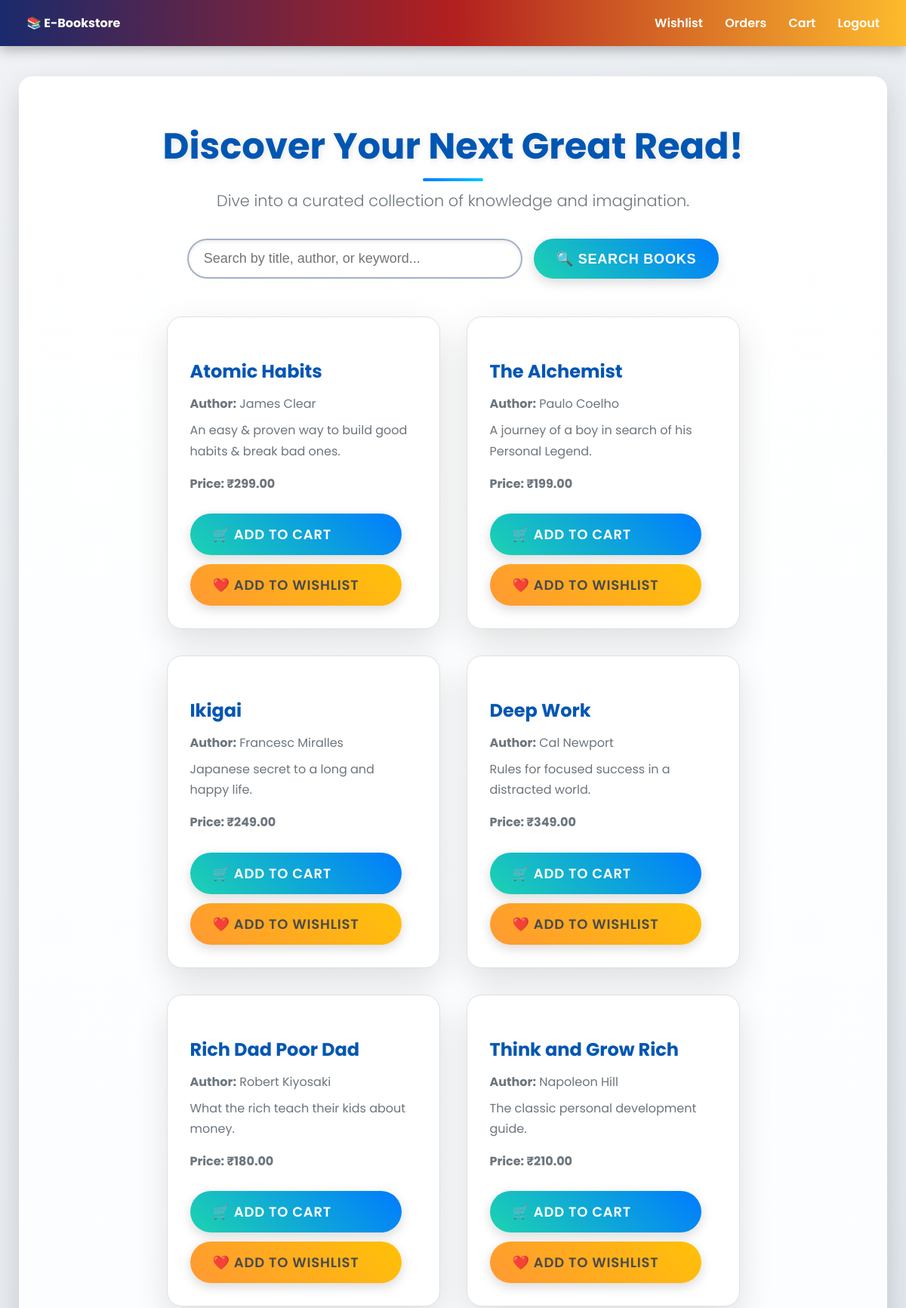
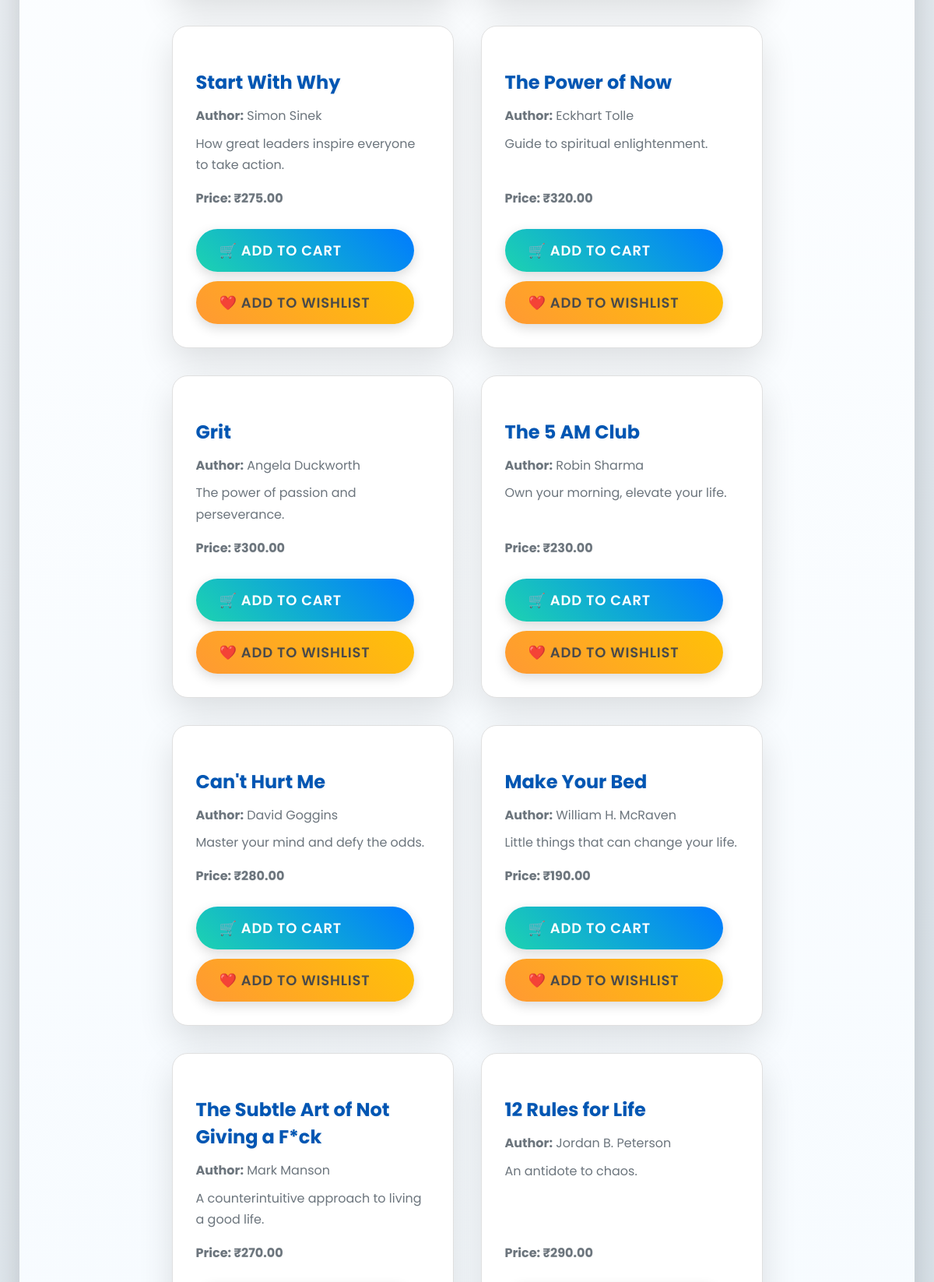
The app's page / (signed in, upper part) with its own data (2 pictures, top to bottom).
### store/models.py (models this page shows, shortened)
class Book(models.Model):
    title = models.CharField(max_length=200)
    author = models.CharField(max_length=100)
    description = models.TextField()
    price = models.DecimalField(max_digits=6, decimal_places=2)
    cover_image = models.ImageField(upload_to='book_covers/', blank=True, null=True)

### store/views.py (the view)
# urls.py: 2. Add a URL to urlpatterns:  path('', views.home, name='home')
def home(request):
    query = request.GET.get('q', '')
    books = Book.objects.filter(
        Q(title__icontains=query) | Q(author__icontains=query)
    ) if query else Book.objects.all()
    return render(request, 'store/home.html', {'books': books})

### store/templates/store/home.html (shortened to what this page needs)
<!DOCTYPE html>
<html>
<head>
</head>
<body>
    <div class="navbar">
        <div><strong>📚 E-Bookstore</strong></div>
        <div>
            {% if user.is_authenticated %}
                <a href="{% url 'wishlist' %}">Wishlist</a>
                <a href="{% url 'order_history' %}">Orders</a>
                <a href="{% url 'view_cart' %}">Cart</a>
                <a href="{% url 'logout' %}">Logout</a>
            {% else %}
                <a href="{% url 'login' %}">Login</a>
                <a href="{% url 'register' %}">Register</a>
                <a href="{% url 'checkout' %}" class="btn btn-primary">Proceed to Checkout</a>
            {% endif %}
        </div>
    </div>
    <div class="container">
        <h1>Discover Your Next Great Read!</h1>
        <p style="font-size: 1.3em; color: #6c757d; margin-top: -5px; margin-bottom: 35px; font-weight: 300;">Dive into a curated collection of knowledge and imagination.</p>
        <form method="GET" action="{% url 'home' %}" class="search-box">
            <input type="text" name="q" placeholder="Search by title, author, or keyword..." value="{{ request.GET.q }}">
            <button type="submit" class="btn">🔍 Search Books</button>
        </form>
        <div class="book-grid">
            {% for book in books %}
            <div class="book-card">
                <div>
                    <h3>{{ book.title }}</h3>
                    <p><strong>Author:</strong> {{ book.author }}</p>
                    <p>{{ book.description|truncatewords:25 }}</p>
                </div>
                <div>
                    <p class="price">Price: ₹{{ book.price }}</p>
                    <a href="{% url 'add_to_cart' book.id %}" class="btn">🛒 Add to Cart</a>
                    {% if user.is_authenticated %}
                        <a href="{% url 'add_to_wishlist' book.id %}" class="btn btn-warning">❤️ Add to Wishlist</a>
                    {% endif %}
                </div>
            </div>
            {% endfor %}
        </div>
    </div>
</body>
</html>

### store/templates/store/home.html (style rules this page uses)
body { font-family: 'Poppins', sans-serif; background: linear-gradient(135deg, #f0f2f5 0%, #c9d6df 100%); margin: 0; padding: 0; color: #343a40; overflow-x: hidden; }
.navbar { background: linear-gradient(90deg, #1a2a6c 0%, #b21f1f 50%, #fdbb2d 100%); padding: 18px 35px; display: flex; justify-content: space-between; align-items: center; color: white; box-shadow: 0 6px 15px rgba(0, 0, 0, 0.25); position: sticky; top: 0; z-index: 1000; animation: fadeInDown 0.8s ease-out; }
.navbar a { color: white; text-decoration: none; margin-left: 25px; font-weight: 600; transition: all 0.3s ease-in-out; position: relative; overflow: hidden; padding: 5px 0; }
.navbar a::after { content: ''; position: absolute; left: 0; bottom: 0; width: 100%; height: 3px; background: #ffeb3b; transform: scaleX(0); transform-origin: bottom right; transition: transform 0.3s ease-out; }
.container { max-width: 1100px; margin: 40px auto; padding: 25px; text-align: center; background: linear-gradient(180deg, #ffffff 0%, #f0f8ff 100%); border-radius: 18px; box-shadow: 0 15px 35px rgba(0, 0, 0, 0.15); animation: fadeInUp 1s ease-out; }
h1 { color: #0056b3; font-size: 48px; margin-bottom: 15px; font-weight: 700; text-shadow: 2px 2px 8px rgba(0, 0, 0, 0.1); position: relative; padding-bottom: 10px; }
h1::after { content: ''; position: absolute; left: 50%; bottom: 0; transform: translateX(-50%); width: 80px; height: 4px; background: linear-gradient(90deg, #007bff, #00c6ff); border-radius: 2px; }
.search-box { margin: 30px auto; display: flex; justify-content: center; gap: 15px; }
input[type="text"] { padding: 14px 20px; width: 400px; border: 2px solid #a3b1c6; border-radius: 30px; font-size: 18px; outline: none; transition: all 0.3s ease-in-out; box-shadow: inset 0 2px 5px rgba(0, 0, 0, 0.08); }
.btn { padding: 14px 30px; background: linear-gradient(45deg, #1dd3b0 0%, #007bff 100%); border: none; border-radius: 30px; color: white; font-weight: 600; cursor: pointer; transition: all 0.4s cubic-bezier(0.25, 0.8, 0.25, 1); margin-top: 0; text-decoration: none; display: inline-block; font-size: 18px; box-shadow: 0 5px 15px rgba(0, 0, 0, 0.15); text-transform: uppercase; letter-spacing: 0.8px; }
.btn-warning { background: linear-gradient(45deg, #ff9933 0%, #ffc107 100%); color: #4a4a4a; }
.book-grid { display: flex; flex-wrap: wrap; justify-content: center; gap: 35px; margin-top: 50px; }
.book-card { background: white; border-radius: 20px; box-shadow: 0 18px 45px rgba(0,0,0,0.12); width: 300px; padding: 30px; text-align: left; transition: all 0.4s cubic-bezier(0.25, 0.8, 0.25, 1); border: 1px solid #e0e0e0; display: flex; flex-direction: column; justify-content: space-between; position: relative; overflow: hidden; }
.book-card::before { content: ''; position: absolute; top: 0; left: 0; width: 100%; height: 100%; background: linear-gradient(180deg, rgba(255,255,255,0) 0%, rgba(255,255,255,0.8) 100%); z-index: 1; transition: opacity 0.3s ease-in-out; opacity: 0; }
.book-card h3 { color: #0056b3; font-size: 24px; margin-bottom: 12px; font-weight: 700; text-shadow: 1px 1px 3px rgba(0, 0, 0, 0.05); z-index: 2; position: relative; }
.book-card p { font-size: 16px; color: #6c757d; margin: 8px 0; line-height: 1.7; z-index: 2; position: relative; }
.price { color: #28a745; font-weight: 700; font-size: 20px; margin-top: 20px; text-shadow: 0 1px 2px rgba(0, 0, 0, 0.05); z-index: 2; position: relative; }
.book-card .btn { width: calc(100% - 20px); margin-top: 18px; z-index: 2; position: relative; box-sizing: border-box; }
.book-card .btn + .btn { margin-top: 12px; }

### records on screen
Book: title "Atomic Habits", author "James Clear", description "An easy & proven way to build good habits & break bad ones.", price "299.00", shows "❤️ ADD TO WISHLIST"
Book: title "The Alchemist", author "Paulo Coelho", description "A journey of a boy in search of his Personal Legend.", price "199.00", shows "❤️ ADD TO WISHLIST"
Book: title "Ikigai", author "Francesc Miralles", description "Japanese secret to a long and happy life.", price "249.00", shows "❤️ ADD TO WISHLIST"
Book: title "Deep Work", author "Cal Newport", description "Rules for focused success in a distracted world.", price "349.00", shows "❤️ ADD TO WISHLIST"
Book: title "Rich Dad Poor Dad", author "Robert Kiyosaki", description "What the rich teach their kids about money.", price "180.00", shows "❤️ ADD TO WISHLIST"
Book: title "Think and Grow Rich", author "Napoleon Hill", description "The classic personal development guide.", price "210.00", shows "❤️ ADD TO WISHLIST"
Book: title "Start With Why", author "Simon Sinek", description "How great leaders inspire everyone to take action.", price "275.00", shows "❤️ ADD TO WISHLIST"
Book: title "The Power of Now", author "Eckhart Tolle", description "Guide to spiritual enlightenment.", price "320.00", shows "❤️ ADD TO WISHLIST"
Book: title "Grit", author "Angela Duckworth", description "The power of passion and perseverance.", price "300.00", shows "❤️ ADD TO WISHLIST"
Book: title "The 5 AM Club", author "Robin Sharma", description "Own your morning, elevate your life.", price "230.00", shows "❤️ ADD TO WISHLIST"
Book: title "Can't Hurt Me", author "David Goggins", description "Master your mind and defy the odds.", price "280.00", shows "❤️ ADD TO WISHLIST"
Book: title "Make Your Bed", author "William H. McRaven", description "Little things that can change your life.", price "190.00", shows "❤️ ADD TO WISHLIST"
Book: title "The Subtle Art of Not Giving a F*ck", author "Mark Manson", description "A counterintuitive approach to living a good life.", price "270.00"
Book: title "12 Rules for Life", author "Jordan B. Peterson", description "An antidote to chaos.", price "290.00"
